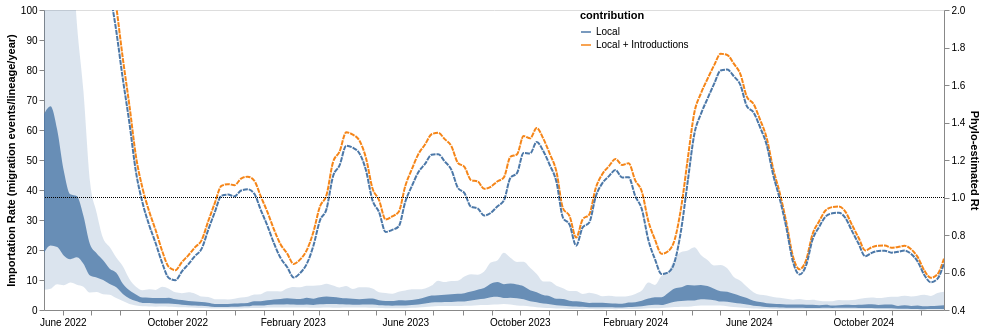

Notebook code for this chart:
### Code cell
alt.layer(mig_plot, line_rt).resolve_scale(y= "independent")

### Figure 1 — Vega-Lite specification as saved in the notebook (floating-point values rounded to 4 significant figures; data arrays with more than 128 entries replaced by an {"elided": "..."} marker saying what was removed)
{"config": {"view": {"continuousWidth": 400, "continuousHeight": 300}}, "layer": [{"layer": [{"mark": {"type": "area", "interpolate": "monotone", "opacity": 0.8}, "encoding": {"x": {"axis": {"format": "%B %Y", "grid": false, "tickCount": "month", "title": ""}, "field": "date", "type": "temporal"}, "y": {"axis": {"grid": false, "title": "Importation Rate (migration events/lineage/year)"}, "field": "lower_hpd_linear_50", "type": "quantitative"}, "y2": {"field": "upper_hpd_linear_50"}}, "height": 300, "width": 900}, {"mark": {"type": "area", "clip": true, "interpolate": "monotone", "opacity": 0.2}, "encoding": {"x": {"axis": {"format": "%B %Y", "grid": false, "tickCount": "month", "title": ""}, "field": "date", "type": "temporal"}, "y": {"axis": {"grid": false, "title": "Importation Rate (migration events/lineage/year)"}, "field": "lower_hpd_linear", "scale": {"domain": [0, 100]}, "type": "quantitative"}, "y2": {"field": "upper_hpd_linear"}}, "height": 300, "width": 900}], "data": {"name": "data-bd5025c447d0186f102049b3feeeae87"}}, {"layer": [{"data": {"name": "data-61919c4479a68c5de66e105b9ad4cd18"}, "mark": {"type": "line", "clip": true, "interpolate": "monotone", "opacity": 1, "strokeDash": [5, 1]}, "encoding": {"color": {"field": "contribution", "legend": {"labelLimit": 400, "offset": -400}, "type": "nominal"}, "x": {"axis": {"format": "%B %Y", "grid": false, "tickCount": "month", "title": ""}, "field": "date", "type": "temporal"}, "y": {"axis": {"grid": false, "title": "Phylo-estimated Rt"}, "field": "mean_percent_MA", "scale": {"domain": [0.5, 2]}, "type": "quantitative"}}, "height": 300, "width": 900}, {"data": {"name": "data-0f80976e06af035141dd0a0f11df9332"}, "mark": {"type": "rule", "strokeDash": [1, 1]}, "encoding": {"y": {"field": "y", "type": "quantitative"}}, "height": 300, "width": 900}]}], "resolve": {"scale": {"y": "independent"}}, "$schema": "https://vega.github.io/schema/vega-lite/v4.17.0.json", "datasets": {"data-bd5025c447d0186f102049b3feeeae87": {"elided": "138 records"}, "data-61919c4479a68c5de66e105b9ad4cd18": {"elided": "266 records"}, "data-0f80976e06af035141dd0a0f11df9332": [{"y": 1.0}]}}
